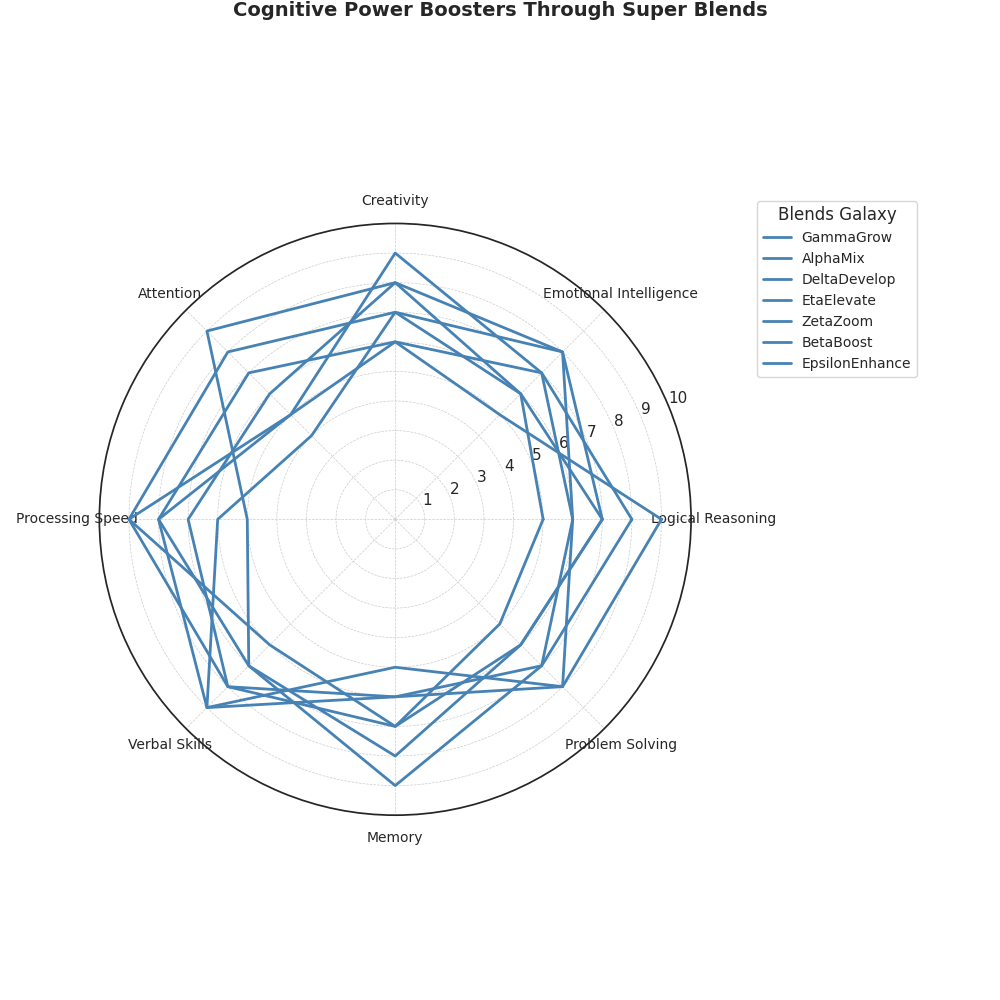

The Python source for this figure:
import matplotlib.pyplot as plt
import numpy as np

def radar_chart_angles(n):
    return np.linspace(0, 2 * np.pi, n, endpoint=False).tolist()

def create_radar_data(values, angles):
    return values + values[:1], angles + angles[:1]

# Shuffled categories
categories = ['Logical Reasoning', 'Emotional Intelligence', 'Creativity',
              'Attention', 'Processing Speed', 'Verbal Skills', 
              'Memory', 'Problem Solving']

# Values for each blend (unchanged)
alpha_mix = [8, 7, 6, 5, 9, 8, 6, 7]
beta_boost = [6, 8, 7, 4, 6, 9, 5, 8]
gamma_grow = [7, 6, 8, 9, 5, 7, 8, 6]
delta_develop = [5, 6, 7, 8, 9, 6, 7, 5]
epsilon_enhance = [9, 5, 6, 7, 8, 9, 6, 8]
zeta_zoom = [7, 8, 8, 6, 7, 8, 7, 6]
eta_elevate = [6, 7, 9, 5, 8, 7, 9, 7]

angles = radar_chart_angles(len(categories))

fig, ax = plt.subplots(figsize=(10, 10), subplot_kw=dict(polar=True))
fig.suptitle("Cognitive Power Boosters Through Super Blends", fontsize=14, fontweight='bold', va='bottom')

# Reordered blends with shuffled names
blends_data = {
    'GammaGrow': zeta_zoom, 'AlphaMix': beta_boost, 'DeltaDevelop': gamma_grow,
    'EtaElevate': alpha_mix, 'ZetaZoom': epsilon_enhance,
    'BetaBoost': delta_develop, 'EpsilonEnhance': eta_elevate
}

single_color = '#4682B4'

for idx, (blend_name, blend_values) in enumerate(blends_data.items()):
    values, angles_filled = create_radar_data(blend_values, angles)
    ax.plot(angles_filled, values, color=single_color, linewidth=2, label=blend_name)

ax.set_yticks(range(1, 11))
ax.set_xticks(angles)
ax.set_xticklabels(categories, fontsize=10)

ax.yaxis.grid(True, linestyle='--', linewidth=0.5)
ax.xaxis.grid(True, linestyle='--', linewidth=0.5)
ax.set_ylim(0, 10)

plt.legend(loc='upper left', bbox_to_anchor=(1.1, 1.05), title="Blends Galaxy", fontsize=10)

plt.tight_layout(rect=[0, 0, 0.95, 1])
plt.show()
